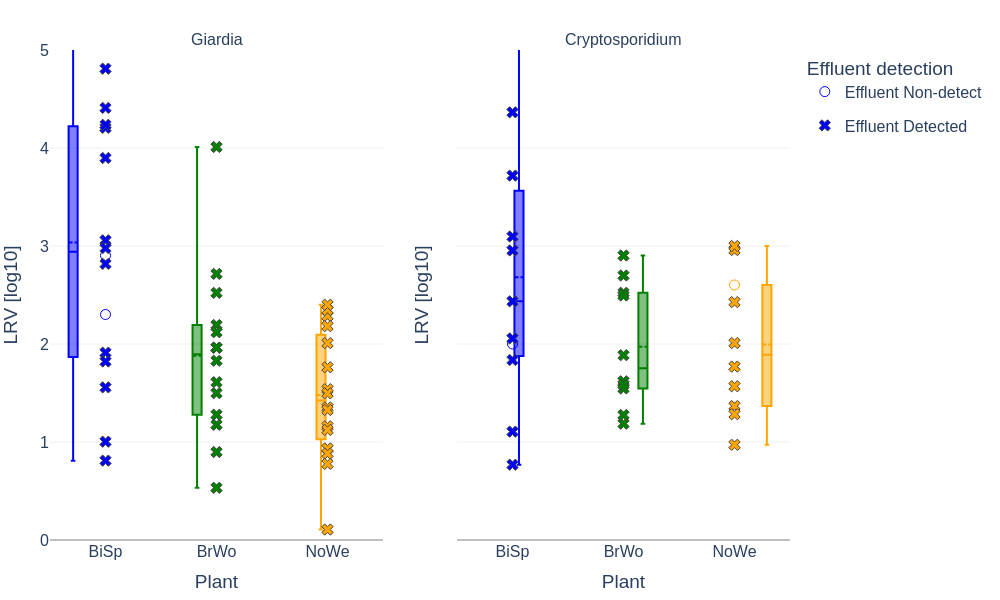

Source code (Python):
# filename: lrv_boxplots_protozoa_by_plant.py
import pandas as pd
import numpy as np
import plotly.graph_objs as go
from plotly.subplots import make_subplots
import math

# Load data
file_name = "WWTP_microbial_loads_and_removal.xlsx"
xls = pd.ExcelFile(file_name)
df_data = pd.read_excel(xls, sheet_name="Data")
df_mdl = pd.read_excel(xls, sheet_name="Method detection limits")

# Normalize Plant codes: unify 'BiSP' -> 'BiSp'
df_data['Plant'] = df_data['Plant'].replace({'BiSP': 'BiSp'})

# Define protozoan organisms to include
protozoa = ['Giardia', 'Cryptosporidium']

# Original mapping from IndicatorName to protozoan microorganism output names
indicator_to_protozoan = {
    'giardia': 'Giardia',
    'crypto': 'Cryptosporidium',
}

def map_indicator_to_protozoan(ind_name):
    ind_name_lower = ind_name.lower()
    for key, val in indicator_to_protozoan.items():
        if key in ind_name_lower:
            return val
    return None

# Apply mapping
df_data['Microorganism'] = df_data['IndicatorName'].apply(map_indicator_to_protozoan)
# Keep only protozoa rows
df_data = df_data[df_data['Microorganism'].isin(protozoa)].copy()

# Create lookup for MDL and Units by lower-case organism name
mdl_dict = {}
units_dict = {}
for _, row in df_mdl.iterrows():
    mdl_dict[row['Organism'].lower()] = row['MDL']
    units_dict[row['Organism'].lower()] = row['Units']

# Map Microorganism to MDL sheet Organism names for consistency in MDL/Units lookup
microorganism_to_mdl_organism = {
    'Giardia': 'Giardia Cyst',
    'Cryptosporidium': 'Crypto Oocyst',
}

# Add MDL and Units columns to full dataset
def get_mdl_and_units(microorganism):
    mdl_org = microorganism_to_mdl_organism.get(microorganism)
    if mdl_org:
        mdl_val = mdl_dict.get(mdl_org.lower(), np.nan)
        unit_val = units_dict.get(mdl_org.lower(), '')
        return pd.Series([mdl_val, unit_val])
    return pd.Series([np.nan, ''])

df_data[['MDL', 'Units']] = df_data['Microorganism'].apply(get_mdl_and_units)

# Replace BDL and numeric 0 with organism-specific MDL for the entire dataset
def replace_bdl_zero_with_mdl(row):
    val = row['Count']
    if pd.isna(val):
        return np.nan
    val_str = str(val).strip().upper()
    if val_str == 'BDL':
        return row['MDL']
    try:
        fval = float(val)
        if fval == 0:
            return row['MDL']
        else:
            return fval
    except:
        return np.nan

df_data['Count_num'] = df_data.apply(replace_bdl_zero_with_mdl, axis=1)

# Separate influent and effluent dataframes (with Count_num included)
df_influent = df_data[df_data['SampleType'] == 'Influent grab'].copy()
df_uf_effluent = df_data[df_data['SampleType'] == 'UF Effluent'].copy()

rows = []
plants = sorted(df_data['Plant'].dropna().unique())

for plant in plants:
    for microorganism in protozoa:
        mdl_value = df_data.loc[df_data['Microorganism'] == microorganism, 'MDL'].dropna().unique()
        if len(mdl_value) == 0:
            continue
        mdl_value = mdl_value[0]

        # Influent samples with Count_num
        df_inf = df_influent[(df_influent['Plant'] == plant) & (df_influent['Microorganism'] == microorganism)][['Event', 'Count', 'Count_num']]
        df_inf = df_inf.rename(columns={'Count': 'Influent_raw', 'Count_num': 'Influent_used'})

        # Effluent samples with Count_num (UF Effluent only)
        df_eff = df_uf_effluent[(df_uf_effluent['Plant'] == plant) & (df_uf_effluent['Microorganism'] == microorganism)][['Event', 'Count', 'Count_num']]
        df_eff = df_eff.rename(columns={'Count': 'Effluent_raw', 'Count_num': 'Effluent_used'})

        # Merge on Event to pair samples
        paired = pd.merge(df_inf, df_eff, on='Event', how='inner')

        # Add Plant and Microorganism columns
        paired['Plant'] = plant
        paired['Microorganism'] = microorganism

        # Exclude pairs where Influent_used <= MDL (skip zero or MDL influent values)
        paired = paired[paired['Influent_used'] > mdl_value]

        # Drop rows with NaN in influent or effluent used count
        paired = paired.dropna(subset=['Influent_used', 'Effluent_used'])

        # Calculate LRV = log10(influent_used / effluent_used)
        paired['LRV [log10]'] = np.log10(paired['Influent_used'] / paired['Effluent_used'])

        # Determine Effluent detection flag based on raw effluent value: non-detect if BDL or 0, detected otherwise
        def effluent_detect_flag(val):
            if pd.isna(val):
                return 'Unknown'
            val_str = str(val).strip().upper()
            if val_str == 'BDL':
                return 'Non-detect'
            try:
                fval = float(val)
                if fval == 0:
                    return 'Non-detect'
                else:
                    return 'Detected'
            except:
                return 'Unknown'

        paired['Effluent_detected_flag'] = paired['Effluent_raw'].apply(effluent_detect_flag)

        rows.append(paired[['Event', 'Plant', 'Microorganism', 'Influent_raw', 'Effluent_raw',
                            'Influent_used', 'Effluent_used', 'Effluent_detected_flag', 'LRV [log10]']])

# Concatenate all pairs
df_pairs = pd.concat(rows, ignore_index=True)
df_pairs = df_pairs.sort_values(['Microorganism', 'Plant', 'Event']).reset_index(drop=True)

# Plot multi-panel box plot
plants_order = ['BiSp', 'BrWo', 'NoWe']
panel_rows = 1
panel_cols = 2
fig = make_subplots(rows=panel_rows, cols=panel_cols, subplot_titles=protozoa,
                    shared_yaxes=True, vertical_spacing=0.2)

# Determine y-axis range (omit outliers)
percentiles = df_pairs['LRV [log10]'].quantile([0.02, 0.98]).values
y_min = math.floor(percentiles[0])
y_max = math.ceil(percentiles[1])

plant_colors = {'BiSp': 'blue', 'BrWo': 'green', 'NoWe': 'orange'}
marker_symbols = {'Non-detect': 'circle-open', 'Detected': 'x'}

for idx, microorganism in enumerate(protozoa):
    row = 1
    col = idx + 1

    df_sub = df_pairs[df_pairs['Microorganism'] == microorganism]

    for plant in plants_order:
        df_plant = df_sub[df_sub['Plant'] == plant]
        if df_plant.empty:
            continue

        # Box plot without legend entries for plants
        fig.add_trace(go.Box(
            y=df_plant['LRV [log10]'],
            x=[plant]*len(df_plant),
            name=plant,
            marker_color=plant_colors.get(plant, 'black'),
            boxmean=True,
            boxpoints=False,
            showlegend=False,
            line=dict(width=2)
        ), row=row, col=col)

        # Scatter non-detect effluent points
        non_detect_df = df_plant[df_plant['Effluent_detected_flag'] == 'Non-detect']
        fig.add_trace(go.Scatter(
            x=[plant]*len(non_detect_df),
            y=non_detect_df['LRV [log10]'],
            mode='markers',
            marker=dict(
                symbol=marker_symbols['Non-detect'],
                color=plant_colors.get(plant, 'black'),
                size=10,
                line=dict(width=1)
            ),
            name='Effluent Non-detect',
            showlegend=(idx == 0 and plant == plants_order[0]),
            legendgroup='Effluent Non-detect'
        ), row=row, col=col)

        # Scatter detected effluent points
        detected_df = df_plant[df_plant['Effluent_detected_flag'] == 'Detected']
        fig.add_trace(go.Scatter(
            x=[plant]*len(detected_df),
            y=detected_df['LRV [log10]'],
            mode='markers',
            marker=dict(
                symbol=marker_symbols['Detected'],
                color=plant_colors.get(plant, 'black'),
                size=10,
                line=dict(width=1)
            ),
            name='Effluent Detected',
            showlegend=(idx == 0 and plant == plants_order[0]),
            legendgroup='Effluent Detected'
        ), row=row, col=col)

    # Update axes
    fig.update_yaxes(title_text='LRV [log10]', range=[y_min, y_max], row=row, col=col,
                     zeroline=True, zerolinewidth=1, zerolinecolor='gray')
    fig.update_xaxes(title_text='Plant', row=row, col=col)

fig.update_layout(
    font=dict(size=16),
    boxmode='group',
    showlegend=True,
    legend=dict(title='Effluent detection'),
    margin=dict(t=50, b=30, l=50, r=40),
    height=600,
    width=1000,
    template='plotly_white'
)

# Save outputs
base_filename = "lrv_boxplots_protozoa_by_plant"
html_file = base_filename + ".html"
png_file = base_filename + ".png"
csv_file = base_filename + ".csv"

fig.write_html(html_file, include_plotlyjs='cdn')
fig.write_image(png_file, width=1000, height=600)
df_pairs.to_csv(csv_file, index=False)

print(csv_file)
print(html_file)
print(png_file)
print("lrv_boxplots_protozoa_by_plant.py")
